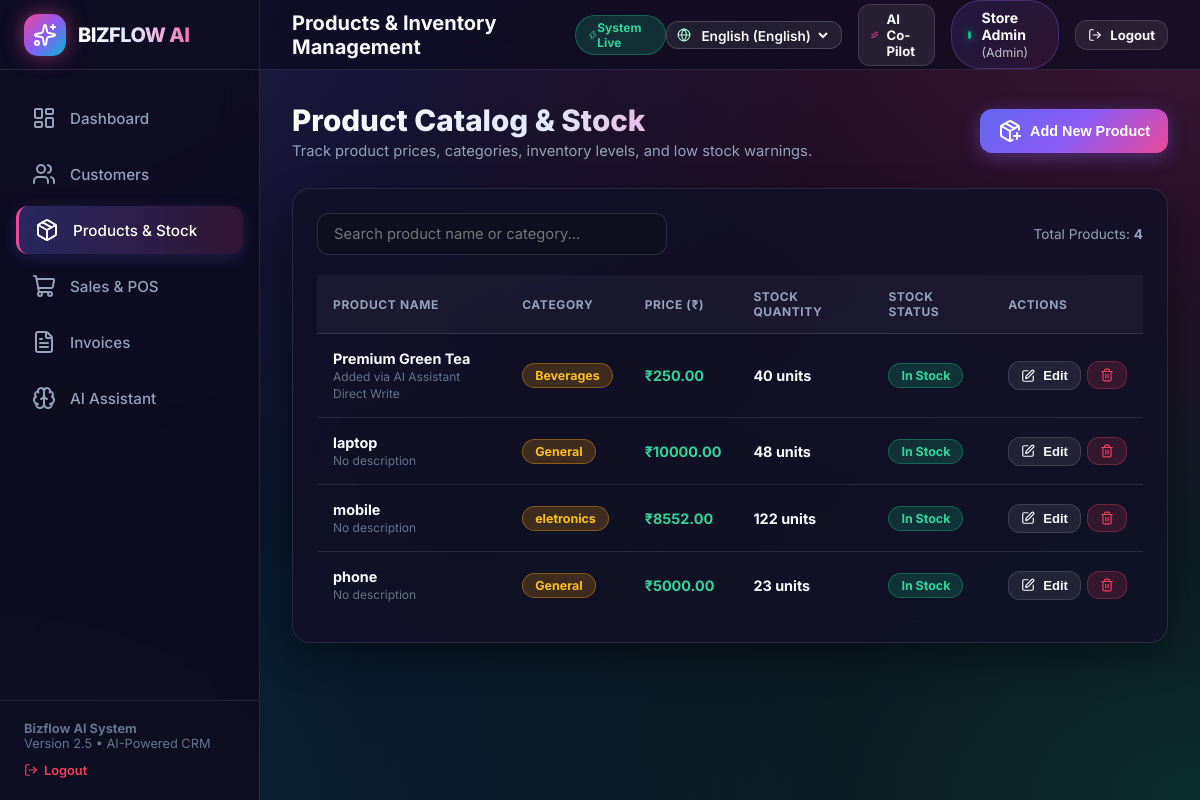
Screenshot of /products (signed in) with the database file from the repository.
### tables this page shows
CREATE TABLE users (
            user_id INTEGER PRIMARY KEY AUTOINCREMENT,
            username TEXT UNIQUE NOT NULL,
            email TEXT UNIQUE NOT NULL,
            password_hash TEXT NOT NULL,
            name TEXT NOT NULL,
            role TEXT DEFAULT 'Admin',
            reset_question TEXT DEFAULT 'What is your store name?',
            reset_answer TEXT DEFAULT 'Bizflow Store',
            created_at TIMESTAMP DEFAULT CURRENT_TIMESTAMP
        );

CREATE TABLE products (
            product_id INTEGER PRIMARY KEY AUTOINCREMENT,
            product_name TEXT NOT NULL,
            price REAL NOT NULL,
            quantity INTEGER NOT NULL DEFAULT 0,
            category TEXT DEFAULT 'General',
            description TEXT
        , user_id INTEGER DEFAULT 1);

### app.py (the view)
@app.route('/products')
@login_required
def products_page():
    user_id = session['user_id']
    products = ProductManager.list_products(user_id)
    return render_template('products.html', active_page='products', products=products)

### app.py (called while the page is built)
@app.context_processor
def inject_global_vars():
    user_id = session.get('user_id')
    user = get_user_by_id(user_id) if user_id else None
    current_lang = session.get('lang', 'en')
    if current_lang not in SUPPORTED_LANGUAGES:
        current_lang = 'en'
    def t(key):
        return get_translation(key, current_lang)
    return dict(
        current_user=user,
        current_lang=current_lang,
        supported_languages=SUPPORTED_LANGUAGES,
        translations=TRANSLATIONS,
        t=t
    )

def login_required(f):
    @wraps(f)
    def decorated_function(*args, **kwargs):
        if not session.get('user_id'):
            flash('Please sign in to access your Bizflow AI workspace.', 'error')
            return redirect(url_for('login_route'))
        return f(*args, **kwargs)
    return decorated_function

### database.py (called while the page is built)
def get_db_connection():
    conn = sqlite3.connect(DATABASE_PATH)
    conn.row_factory = sqlite3.Row
    return conn

### models.py (called while the page is built)
def get_user_by_id(user_id):
    conn = get_db_connection()
    user = conn.execute('SELECT * FROM users WHERE user_id = ?', (user_id,)).fetchone()
    conn.close()
    return dict(user) if user else None

def get_all_products(user_id):
    conn = get_db_connection()
    products = conn.execute('SELECT * FROM products WHERE user_id = ? ORDER BY product_name ASC', (user_id,)).fetchall()
    conn.close()
    return [dict(p) for p in products]

### product.py (called while the page is built)
    @staticmethod
    def list_products(user_id):
        return get_all_products(user_id)

### translations.py (called while the page is built)
def get_translation(key, lang='en'):
    if not lang or lang not in TRANSLATIONS:
        lang = 'en'
    lang_dict = TRANSLATIONS.get(lang, TRANSLATIONS['en'])
    return lang_dict.get(key, TRANSLATIONS['en'].get(key, key))

### templates/products.html (shortened to what this page needs)
{% extends 'base.html' %}
{% block page_heading %}Products & Inventory Management{% endblock %}
{% block content %}
<div class="page-header">
    <div class="page-title-group">
        <h1>Product Catalog & Stock</h1>
        <p>Track product prices, categories, inventory levels, and low stock warnings.</p>
    </div>
    <button class="btn btn-primary" onclick="openModal('addProductModal')">
        <i data-lucide="package-plus"></i> Add New Product
    </button>
</div>
<div class="card">
    <div style="display:flex; justify-content:space-between; align-items:center; margin-bottom:20px; gap:16px;">
        <div style="position:relative; flex:1; max-width:350px;">
            <input type="text" class="form-control table-search" data-table="productsTable" placeholder="Search product name or category...">
        </div>
        <div style="font-size:0.85rem; color:var(--text-muted);">
            Total Products: <b>{{ products|length }}</b>
        </div>
    </div>
    <div class="table-container">
        <table id="productsTable">
            <thead>
                <tr>
                    <th>Product Name</th>
                    <th>Category</th>
                    <th>Price (₹)</th>
                    <th>Stock Quantity</th>
                    <th>Stock Status</th>
                    <th>Actions</th>
                </tr>
            </thead>
            <tbody>
                {% if products %}
                    {% for p in products %}
                    <tr>
                        <td>
                            <b>{{ p.product_name }}</b><br/>
                            <span style="font-size:0.75rem; color:var(--text-dim);">{{ p.description or 'No description' }}</span>
                        </td>
                        <td><span class="badge badge-amber">{{ p.category }}</span></td>
                        <td><strong style="color:#34D399;">₹{{ "%.2f"|format(p.price) }}</strong></td>
                        <td><b>{{ p.quantity }} units</b></td>
                        <td>
                            {% if p.quantity <= 0 %}
                                <span class="badge badge-rose">Out of Stock</span>
                            {% elif p.quantity <= 5 %}
                                <span class="badge badge-amber">Low Stock ({{ p.quantity }})</span>
                            {% else %}
                                <span class="badge badge-emerald">In Stock</span>
                            {% endif %}
                        </td>
                        <td>
                            <div style="display:flex; gap:6px;">
                                <button class="btn btn-secondary btn-sm" onclick="openEditProductModal({{ p.product_id }}, '{{ p.product_name|escape }}', {{ p.price }}, {{ p.quantity }}, '{{ p.category|escape }}', '{{ (p.description or '')|escape }}')">
                                    <i data-lucide="edit" style="width:14px; height:14px;"></i> Edit
                                </button>
                                <form action="{{ url_for('delete_product_route', product_id=p.product_id) }}" method="POST" style="display:inline;" onsubmit="return confirm('Delete this product?');">
                                    <button type="submit" class="btn btn-danger btn-sm">
                                        <i data-lucide="trash-2" style="width:14px; height:14px;"></i>
                                    </button>
                                </form>
                            </div>
                        </td>
                    </tr>
                    {% endfor %}
                {% else %}
                    <tr>
                        <td colspan="6" style="text-align:center; color:var(--text-muted);">No products in catalog. Click 'Add New Product' to add items!</td>
                    </tr>
                {% endif %}
            </tbody>
        </table>
    </div>
</div>
{% endblock %}

### templates/base.html (shortened to what this page needs)
<!DOCTYPE html>
<html lang="{{ current_lang }}">
<head>
    <link rel="stylesheet" href="{{ url_for('static', filename='css/style.css') }}">
</head>
<body>
    <aside class="sidebar">
        <a href="{{ url_for('index') }}" class="brand-container" style="text-decoration: none;">
            <div class="brand-icon">
                <i data-lucide="sparkles"></i>
            </div>
            <span class="brand-title">BIZFLOW AI</span>
        </a>
        <ul class="nav-menu">
            <li class="nav-item {% if active_page == 'dashboard' %}active{% endif %}">
                <a href="{{ url_for('dashboard') }}">
                    <i data-lucide="layout-dashboard"></i>
                    <span data-i18n="nav_dashboard">{{ t('nav_dashboard') }}</span>
                </a>
            </li>
            <li class="nav-item {% if active_page == 'customers' %}active{% endif %}">
                <a href="{{ url_for('customers_page') }}">
                    <i data-lucide="users"></i>
                    <span data-i18n="nav_customers">{{ t('nav_customers') }}</span>
                </a>
            </li>
            <li class="nav-item {% if active_page == 'products' %}active{% endif %}">
                <a href="{{ url_for('products_page') }}">
                    <i data-lucide="package"></i>
                    <span data-i18n="nav_products">{{ t('nav_products') }}</span>
                </a>
            </li>
            <li class="nav-item {% if active_page == 'sales' %}active{% endif %}">
                <a href="{{ url_for('sales_page') }}">
                    <i data-lucide="shopping-cart"></i>
                    <span data-i18n="nav_sales">{{ t('nav_sales') }}</span>
                </a>
            </li>
            <li class="nav-item {% if active_page == 'invoices' %}active{% endif %}">
                <a href="{{ url_for('invoices_page') }}">
                    <i data-lucide="file-text"></i>
                    <span data-i18n="nav_invoices">{{ t('nav_invoices') }}</span>
                </a>
            </li>
            <li class="nav-item {% if active_page == 'ai' %}active{% endif %}">
                <a href="{{ url_for('ai_assistant_page') }}">
                    <i data-lucide="brain"></i>
                    <span data-i18n="nav_ai_assistant">{{ t('nav_ai_assistant') }}</span>
                </a>
            </li>
        </ul>
        <div class="sidebar-footer">
            <p><strong>Bizflow AI System</strong></p>
            <p>Version 2.5 • AI-Powered CRM</p>
            <div style="margin-top:12px;">
                <a href="{{ url_for('logout_route') }}" style="color:var(--accent-rose); text-decoration:none; font-weight:600; display:inline-flex; align-items:center; gap:6px;">
                    <i data-lucide="log-out" style="width:14px; height:14px;"></i> <span data-i18n="logout">{{ t('logout') }}</span>
                </a>
            </div>
        </div>
    </aside>
    <div class="main-wrapper">
        <header class="top-header">
            <div style="display:flex; align-items:center; gap:16px;">
                <div class="header-title">{% block page_heading %}Dashboard{% endblock %}</div>
                <span class="badge badge-emerald" style="font-size:0.75rem;"><i data-lucide="zap" style="width:12px;"></i> <span data-i18n="system_live">{{ t('system_live') }}</span></span>
            </div>
            <div class="header-actions">
                <div class="lang-selector-wrapper" title="Select Language">
                    <i data-lucide="globe" style="width:14px; height:14px; color:#A7F3D0;"></i>
                    <select class="bizflow-lang-select" aria-label="Select Language">
                        {% for code, lang in supported_languages.items() %}
                            <option value="{{ code }}" {% if current_lang == code %}selected{% endif %}>{{ lang.native }} ({{ lang.name }})</option>
                        {% endfor %}
                    </select>
                </div>
                <a href="{{ url_for('ai_assistant_page') }}" class="btn btn-secondary btn-sm" title="Ask Gemini AI">
                    <i data-lucide="sparkles" style="color:#EC4899; width:14px; height:14px;"></i> <span data-i18n="ai_copilot_btn">{{ t('ai_copilot_btn') }}</span>
                </a>
                <div class="user-badge">
                    <span class="status-dot"></span>
                    <span><strong>{{ current_user['name'] if current_user else 'Store Manager' }}</strong> <span style="opacity:0.75; font-size:0.78rem;">({{ current_user['role'] if current_user else 'Store Manager' }})</span></span>
                </div>
                <a href="{{ url_for('logout_route') }}" class="btn btn-secondary btn-sm" title="Log out of session">
                    <i data-lucide="log-out" style="width:14px; height:14px;"></i> <span data-i18n="logout">{{ t('logout') }}</span>
                </a>
            </div>
        </header>
        <main class="content-body">
            {% block content %}{% endblock %}
        </main>
    </div>
</body>
</html>

### rows the page displays
users: name "Store Admin", role "Admin"
products: product_name "Premium Green Tea", description "Added via AI Assistant Direct Write", category "Beverages", price "250.00", quantity "40", shows "In Stock"
products: product_name "laptop", description "No description", category "General", price "10000.00", quantity "48", shows "In Stock"
products: product_name "mobile", description "No description", category "eletronics", price "8552.00", quantity "122", shows "In Stock"
products: product_name "phone", description "No description", category "General", price "5000.00", quantity "23", shows "In Stock"

### other values shown
{{ products|length }} "4"
form field value "English (English)"
